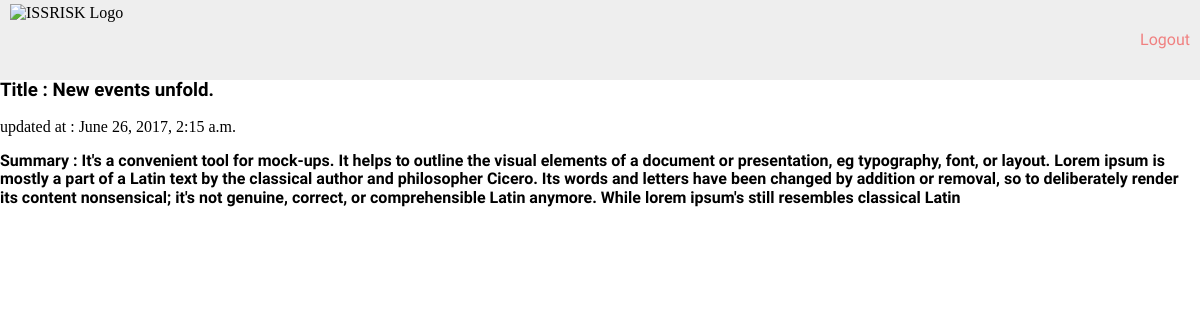
The page /report/1/detail/ (signed in) on the database its author committed.
### reports/models.py (models this page shows, shortened)
class Report(models.Model):
	location = models.ForeignKey(Country, on_delete=models.CASCADE)
	created_at = models.DateTimeField(auto_now_add=True)
	updated_at = models.DateTimeField(auto_now=True)
	title = models.CharField(max_length=500, blank=False, null=False)
	summary = models.TextField()
	assessment = models.TextField()
	impact_tc = models.CharField(max_length=500, blank=False, null=False)
	advice = models.TextField()
	event_bg_title = models.CharField(max_length=300, blank=False, null=False)
	event_bg_text = models.TextField()
	latitude = models.DecimalField(max_digits=10, decimal_places=4)
	longitude = models.DecimalField(max_digits=10, decimal_places=4)
	impact_radius = models.IntegerField()
	report_type = models.CharField(max_length=25, blank=False, null=False)

### reports/views.py (the view)
# urls.py: url(r'^report/(?P<pk>[0-9]+)/detail/$', ReportDetailView.as_view(), name='report_detail'),
class ReportDetailView(LoginRequiredMixin, DetailView):
	model = Report
	slug_field = 'pk'
	context_object_name = 'report'
	template_name = 'reports/report_detail.html'

### reports/templates/reports/report_detail.html (shortened to what this page needs)
{% extends "base.html" %}
{% block content %}
	<h3>Title : {{ report.title }}</h3>
	<p>updated at :  {{ report.updated_at }}</p>
	<h4>Summary : {{ report.summary }}</h4>
{% endblock %}

### riskproject/static/css/risk.css (style rules this page uses)
html { -webkit-box-sizing: border-box; -moz-box-sizing: border-box; box-sizing: border-box; }
*, *:before, *:after { -webkit-box-sizing: inherit; -moz-box-sizing: inherit; box-sizing: inherit; }
html, body { height: 100%; width: 100%; }
h1, h2, h3, h4, h5, h6 { padding: 0; margin: 0; font-family: 'Source Sans Pro', sans-serif; }

### rows shown on the page
Report: title "New events unfold.", updated_at "June 26, 2017, 2:15 a.m.", summary "It's a convenient tool for mock-ups. It helps to outline the visual elements of a document or presentation, eg typography, font, or layout. Lorem ipsum is mostly a part of a Latin text by the classical author and philosopher Cicero. Its words and letters have been changed by addition or removal, so to deliberately render its content nonsensical; it's not genuine, correct, or comprehensible Latin anymore. While lorem ipsum's still resembles classical Latin"
